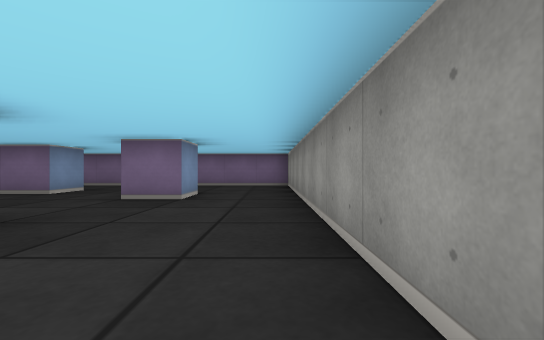
view 1 (above)

12 first-person views from a walk through a cub3D level. The camera is about half as high as the walls, looks level and sees 90° across. The floor is counted in squares. Each view is taken from the middle of a square. On the plan, view 1 faces up. The plan holds only what a view shows up to about 9 squares ahead; the rest is blank.

view 2
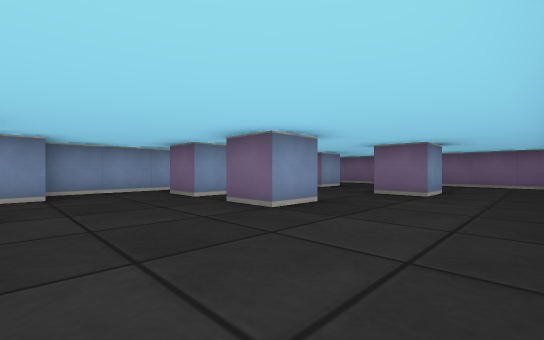

view 3
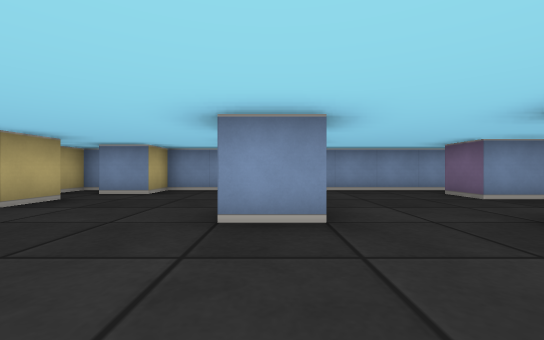

view 4
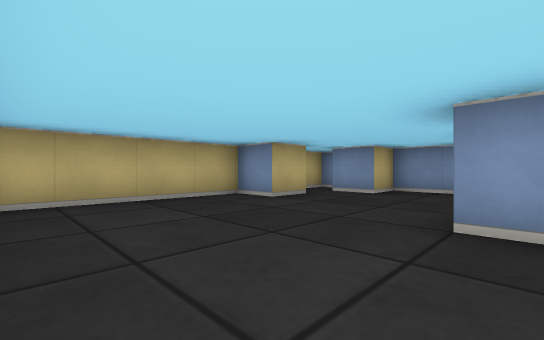

view 5
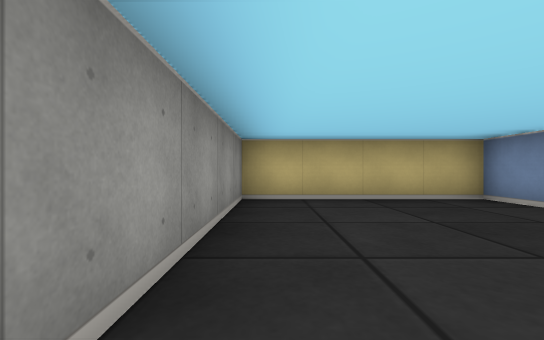

view 6
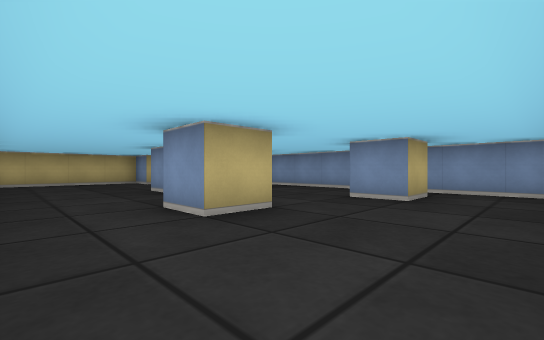

view 7
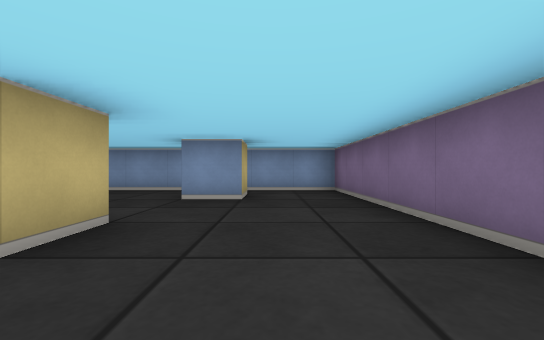

view 8
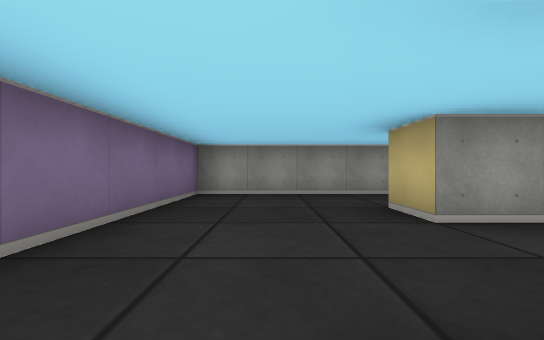

view 9
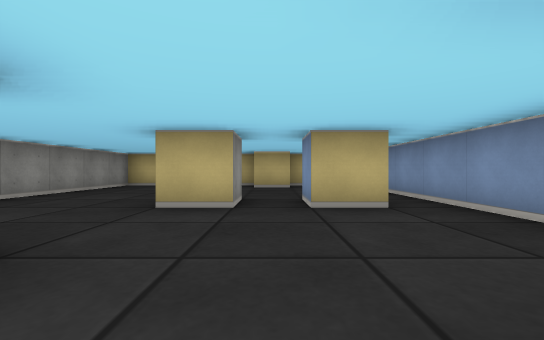

view 10
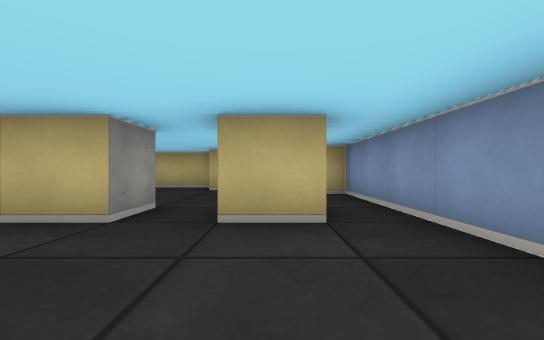

view 11
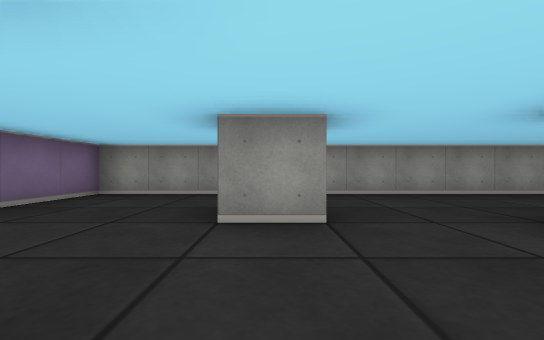

view 12
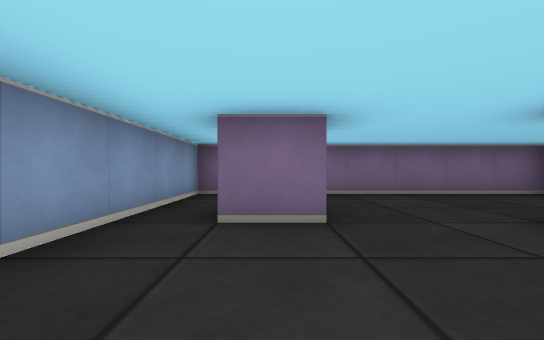

### Floor plan
Points are (right, up) in squares from view 1. A wall is a line through its corners. A room is listed if a view was taken in it or the views show most of it. See-through windows are left out.
Room 1 (views 1, 2, 3, 4, 5, 6, 7, 8, 9, 10, 11, 12)
walls: (-3.5, 2.5) (-2.5, 2.5) (-2.5, 1.5) (-3.5, 1.5) (-3.5, 2.5); (-2.5, 4.5) (-2.5, 5.5) (-1.5, 5.5) (-1.5, 4.5) (-2.5, 4.5); (-5.6, 2.5) (-4.5, 2.5) (-4.5, 1.5) (-5.5, 1.5); (-5.5, 6.5) (-4.5, 6.5) (-4.5, 5.5) (-5.5, 5.5); (-4.5, -1.5) (-3.5, -1.5) (-3.5, -2.5) (0.5, -2.5) (0.5, 8.5) (-6.5, 8.5) (-6.5, -0.5) (-5.5, -0.5) (-5.5, -1.5); (-6.5, -2.5) (-4.5, -2.5)

Where each view was taken, in squares from view 1:
view 1: 0 up, 0 right, facing up
view 2: 1 down, 0 right, facing up-left
view 3: 2 up, 0 right, facing left
view 4: 2 up, 0 right, facing down-left
view 5: 2 up, 0 right, facing down
view 6: 8 up, 0 right, facing down-left
view 7: 7 up, 0 right, facing left
view 8: 7 up, 5 left, facing right
view 9: 6 up, 4 left, facing down
view 10: 5 up, 5 left, facing down
view 11: 5 up, 5 left, facing right
view 12: 3 up, 5 left, facing up
